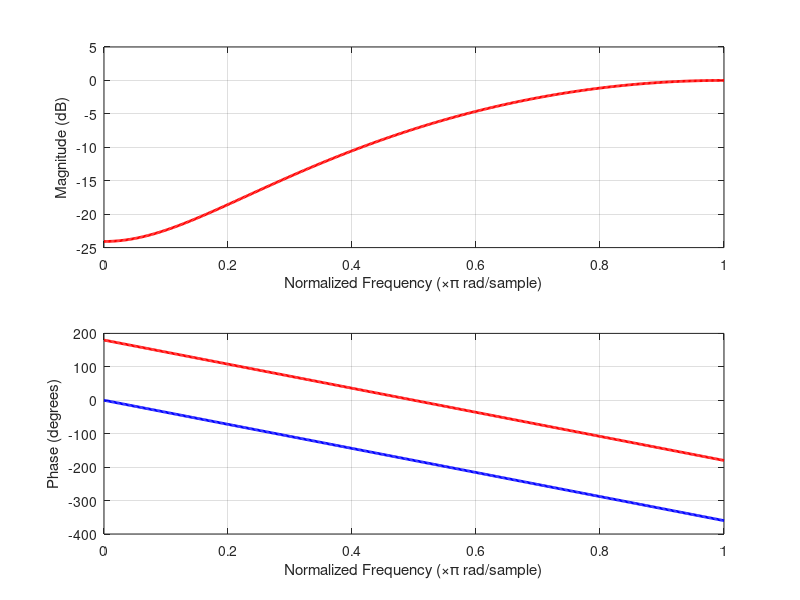

Source code (MATLAB): (Note: this script raises an error after producing the figure.)
clc
clear all
close all
h=[0.0246 0.2344 0.4821 0.2344 0.0246 ];
p=length(h);
for i=1:p
    h1(i)=(-1).^i*h(i);
end
freqz(h),hold on,freqz(h1)
line=findall(gcf,'type','line');
set(line(1),'color','red','linewidth',2)
set(line(2),'color','blue','linewidth',2)
set(line(3),'color','red','linewidth',2)
set(line(4),'color','blue','linewidth',2)
,legend('LPF','HPF')
